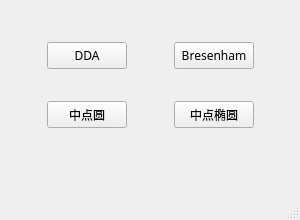
<?xml version="1.0" encoding="UTF-8"?>
<ui version="4.0">
 <class>MainWindow</class>
 <widget class="QMainWindow" name="MainWindow">
  <property name="geometry">
   <rect>
    <x>0</x>
    <y>0</y>
    <width>300</width>
    <height>220</height>
   </rect>
  </property>
  <property name="maximumSize">
   <size>
    <width>300</width>
    <height>220</height>
   </size>
  </property>
  <property name="windowTitle">
   <string>简单绘图</string>
  </property>
  <widget class="QWidget" name="centralwidget">
   <widget class="QWidget" name="layoutWidget">
    <property name="geometry">
     <rect>
      <x>0</x>
      <y>10</y>
      <width>301</width>
      <height>151</height>
     </rect>
    </property>
    <layout class="QGridLayout" name="gridLayout">
     <property name="spacing">
      <number>0</number>
     </property>
     <item row="3" column="0">
      <widget class="QPushButton" name="pushButton_circle">
       <property name="maximumSize">
        <size>
         <width>80</width>
         <height>27</height>
        </size>
       </property>
       <property name="font">
        <font>
         <family>黑体</family>
        </font>
       </property>
       <property name="text">
        <string>中点圆</string>
       </property>
      </widget>
     </item>
     <item row="1" column="0">
      <widget class="QPushButton" name="pushButton_DDA">
       <property name="maximumSize">
        <size>
         <width>80</width>
         <height>27</height>
        </size>
       </property>
       <property name="font">
        <font>
         <family>黑体</family>
        </font>
       </property>
       <property name="text">
        <string>DDA</string>
       </property>
      </widget>
     </item>
     <item row="1" column="1">
      <widget class="QPushButton" name="pushButton_Bresenham">
       <property name="maximumSize">
        <size>
         <width>80</width>
         <height>27</height>
        </size>
       </property>
       <property name="font">
        <font>
         <family>黑体</family>
        </font>
       </property>
       <property name="text">
        <string>Bresenham</string>
       </property>
      </widget>
     </item>
     <item row="3" column="1">
      <widget class="QPushButton" name="pushButton_ellipse">
       <property name="maximumSize">
        <size>
         <width>80</width>
         <height>27</height>
        </size>
       </property>
       <property name="font">
        <font>
         <family>黑体</family>
        </font>
       </property>
       <property name="text">
        <string>中点椭圆</string>
       </property>
      </widget>
     </item>
    </layout>
   </widget>
  </widget>
  <widget class="QMenuBar" name="menubar">
   <property name="geometry">
    <rect>
     <x>0</x>
     <y>0</y>
     <width>300</width>
     <height>26</height>
    </rect>
   </property>
  </widget>
  <widget class="QStatusBar" name="statusbar"/>
 </widget>
 <resources/>
 <connections/>
</ui>
